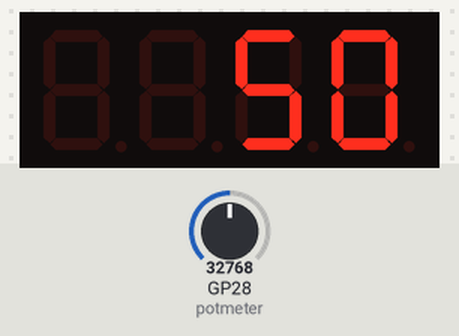
Bench run of a program on a simulated Raspberry Pi Pico running MicroPython. Shown: 4-digit seven-segment display. Inputs (shaded band) come from the test bench; at power-on: GP28 (potmeter) = 32768 (analog values on the 0–65535 scale).

Above: at 1.2 s.
1.3 s: GP28 (potmeter) set to 45874
At 1.8 s:
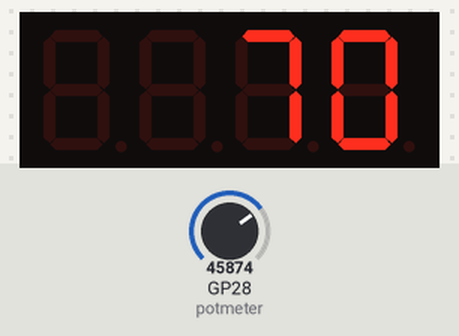
2.8 s: GP28 (potmeter) set to 57670
At 3.3 s:
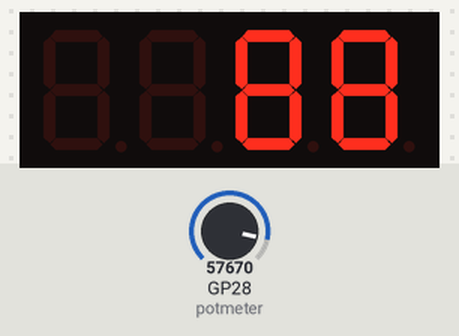
4.3 s: GP28 (potmeter) set to 65535
At 4.7 s:
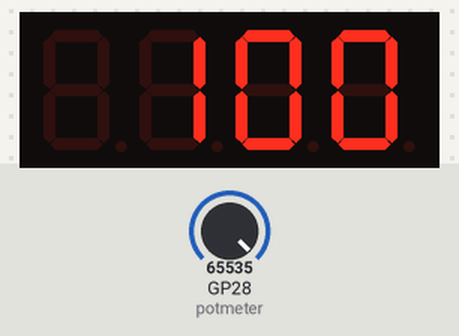
Timing chart, 0 to 7.3 s (numbered marks = the images above; inputs shaded):
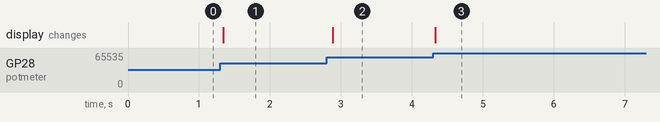

The program:

p21x-display_potmeter_value.py
```python
from machine import Pin, ADC
import utime
import tm1637

potmeter = ADC(Pin(28))
display = tm1637.TM1637(clk=Pin(18), dio=Pin(19))


while True:
    pot_value = round(potmeter.read_u16()*100/65535)
    display.number(pot_value)
    utime.sleep(0.1)
```

Measured:
- after the input at 1.3 s, the display: changes at once (image 1)
- after the input at 2.8 s, the display: changes after 0.09 s (image 2)
- after the input at 4.3 s, the display: changes at once (image 3)
